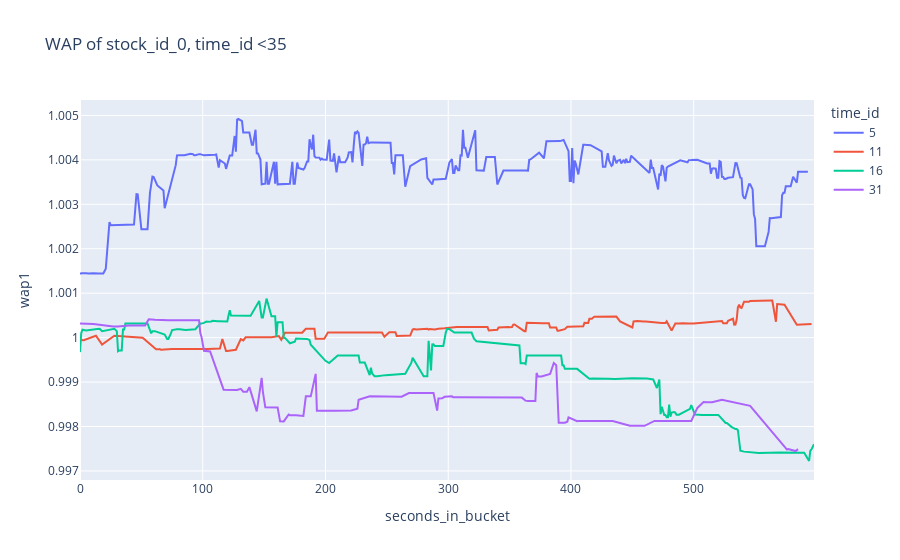

Notebook source saved alongside this figure:
### Markdown cell above
### Sample

### Code cell
# Sample
book_train_sample = book_train[(book_train['stock_id'] == 0) & (book_train['time_id'] < 35)].copy()
add_wap(book_train_sample)
fig = px.line(book_train_sample, x="seconds_in_bucket", y="wap1", title='WAP of stock_id_0, time_id <35', color='time_id')
fig.show()

### Figure 1 — Plotly figure (JSON) as saved in the notebook; plotly's stock layout.template omitted (floating-point values rounded to 4 significant figures; data arrays with more than 128 entries replaced by an {"elided": "..."} marker saying what was removed)
{"data": [{"hovertemplate": "time_id=5<br>seconds_in_bucket=%{x}<br>wap1=%{y}<extra></extra>", "legendgroup": "5", "line": {"color": "#636efa", "dash": "solid"}, "mode": "lines", "name": "5", "orientation": "v", "showlegend": true, "type": "scatter", "x": {"elided": "302 int values"}, "xaxis": "x", "y": {"elided": "302 float values"}, "yaxis": "y"}, {"hovertemplate": "time_id=11<br>seconds_in_bucket=%{x}<br>wap1=%{y}<extra></extra>", "legendgroup": "11", "line": {"color": "#EF553B", "dash": "solid"}, "mode": "lines", "name": "11", "orientation": "v", "showlegend": true, "type": "scatter", "x": {"elided": "200 int values"}, "xaxis": "x", "y": {"elided": "200 float values"}, "yaxis": "y"}, {"hovertemplate": "time_id=16<br>seconds_in_bucket=%{x}<br>wap1=%{y}<extra></extra>", "legendgroup": "16", "line": {"color": "#00cc96", "dash": "solid"}, "mode": "lines", "name": "16", "orientation": "v", "showlegend": true, "type": "scatter", "x": {"elided": "188 int values"}, "xaxis": "x", "y": {"elided": "188 float values"}, "yaxis": "y"}, {"hovertemplate": "time_id=31<br>seconds_in_bucket=%{x}<br>wap1=%{y}<extra></extra>", "legendgroup": "31", "line": {"color": "#ab63fa", "dash": "solid"}, "mode": "lines", "name": "31", "orientation": "v", "showlegend": true, "type": "scatter", "x": [0, 3, 11, 27, 31, 40, 53, 56, 59, 61, 72, 88, 93, 94, 97, 98, 99, 101, 102, 103, 104, 105, 106, 117, 118, 119, 120, 122, 128, 131, 133, 134, 135, 136, 138, 140, 144, 148, 149, 151, 161, 163, 166, 170, 171, 176, 182, 184, 188, 192, 193, 208, 218, 221, 226, 227, 236, 262, 268, 269, 272, 286, 288, 291, 292, 295, 297, 303, 304, 307, 309, 310, 311, 318, 319, 345, 353, 356, 360, 363, 365, 371, 372, 373, 374, 375, 376, 383, 385, 386, 388, 390, 391, 392, 395, 397, 398, 405, 406, 434, 447, 448, 453, 460, 468, 470, 473, 498, 503, 508, 511, 515, 523, 546, 548, 576, 577, 581, 583, 585], "xaxis": "x", "y": [1.0, 1.0, 1.0, 1.0, 1.0, 1.0, 1.0, 1.0, 1.0, 1.0, 1.0, 1.0, 1.0, 1.0, 1.0, 1.0, 1.0, 0.9997, 0.9997, 0.9997, 0.9997, 0.9997, 0.9997, 0.9988, 0.9988, 0.9988, 0.9988, 0.9988, 0.9988, 0.9988, 0.9988, 0.9988, 0.9988, 0.9988, 0.9989, 0.9987, 0.9983, 0.9991, 0.9988, 0.9984, 0.9984, 0.9981, 0.9981, 0.9983, 0.9983, 0.9983, 0.9982, 0.9987, 0.9987, 0.9992, 0.9984, 0.9984, 0.9984, 0.9984, 0.9984, 0.9986, 0.9987, 0.9987, 0.9988, 0.9988, 0.9988, 0.9988, 0.9988, 0.9984, 0.9986, 0.9986, 0.9987, 0.9987, 0.9987, 0.9987, 0.9987, 0.9986, 0.9986, 0.9987, 0.9987, 0.9987, 0.9987, 0.9987, 0.9987, 0.9986, 0.9986, 0.9986, 0.9992, 0.9991, 0.9991, 0.9991, 0.9991, 0.9992, 0.9994, 0.9994, 0.9994, 0.9981, 0.9981, 0.9981, 0.9981, 0.9981, 0.9982, 0.9981, 0.9981, 0.9981, 0.998, 0.998, 0.998, 0.998, 0.9981, 0.9981, 0.9981, 0.9981, 0.9984, 0.9985, 0.9985, 0.9985, 0.9986, 0.9985, 0.9984, 0.9975, 0.9975, 0.9975, 0.9974, 0.9975], "yaxis": "y"}], "layout": {"legend": {"title": {"text": "time_id"}, "tracegroupgap": 0}, "title": {"text": "WAP of stock_id_0, time_id <35"}, "xaxis": {"anchor": "y", "domain": [0, 1], "title": {"text": "seconds_in_bucket"}}, "yaxis": {"anchor": "x", "domain": [0, 1], "title": {"text": "wap1"}}}}
